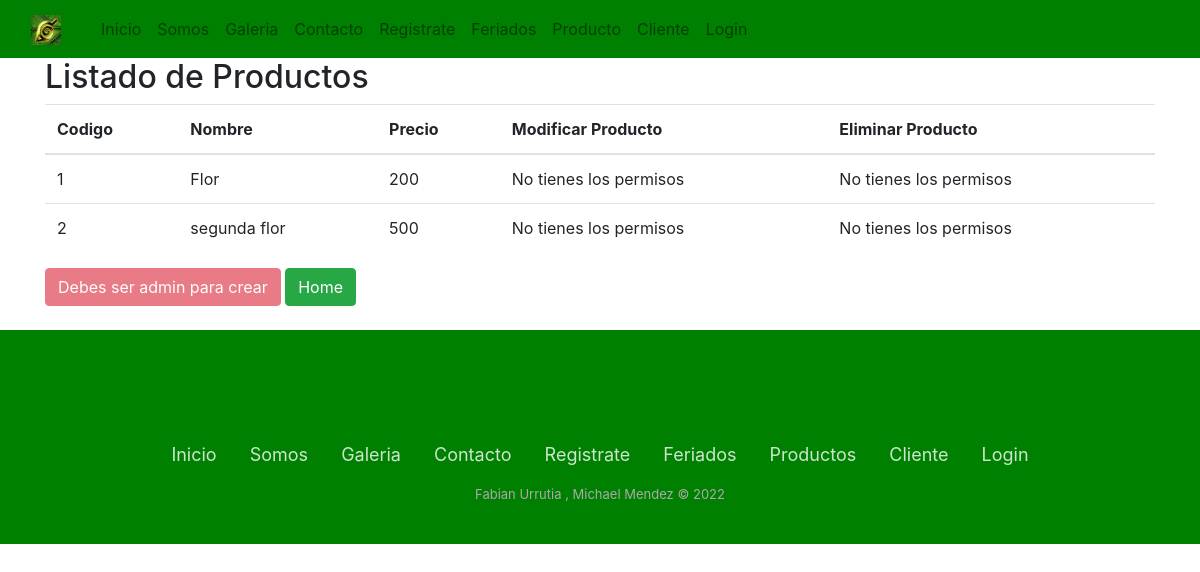
Page /mostrarProducto on the earlier database version.
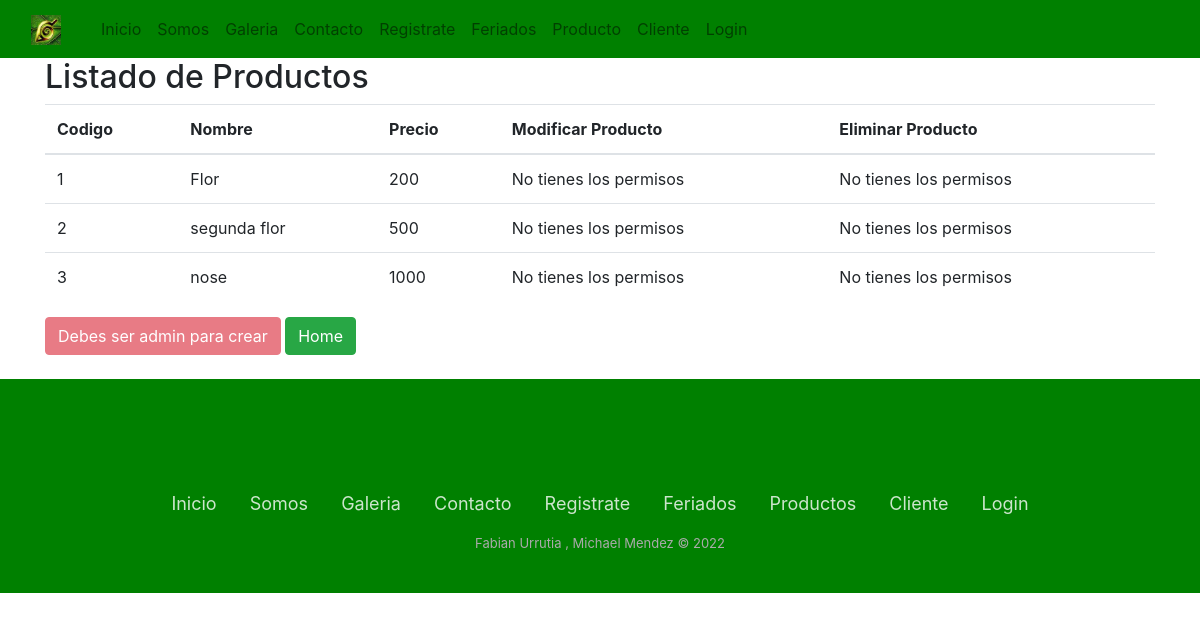
Same page on the later database version.
### store/models.py (models this page shows, shortened)
class Producto(models.Model):
    idProducto = models.CharField(max_length=6, primary_key=True, verbose_name='Id')
    nombre= models.CharField(max_length=20, verbose_name='Nombre')
    precio=models.CharField(max_length=20, verbose_name='Precio')
    descripcion=models.CharField(max_length=100,verbose_name='Descripcion',null=True)
    imagen=models.ImageField(upload_to='static/img/',verbose_name='Imagen')
    stock=models.CharField(max_length=4, verbose_name='Stock', null=True)

### store/views.py (the view)
def mostrarProducto(request):
    producto = Producto.objects.all()
    datos = {
        'producto' : producto
    }
    return render(request, 'mostrarProducto.html', datos)

### store/templates/mostrarProducto.html (shortened to what the changed rows need)
<!DOCTYPE html>
<html lang="en">
<head>
    {% load static %}
    <link rel="stylesheet" href="{% static 'css/style.css' %}">
    <link rel="stylesheet" href="https://cdn.jsdelivr.net/npm/bootstrap@4.6.1/dist/css/bootstrap.min.css">
</head>
<body>
    <div class="container">
        <h2>Listado de Productos</h2>
        <table class="table">
            <thead>
                <tr>
                    <th>Codigo</th>
                    <th>Nombre</th>
                    <th>Precio</th>
                    <th>Modificar Producto</th>
                    <th>Eliminar Producto</th>
                </tr>
            </thead>
            <tbody>
                {% for ve in producto %}
                <tr>
                    <td> {{ ve.idProducto }}</td>
                    <td> {{ ve.nombre }}</td>
                    <td> {{ ve.precio }}</td>
                    {% if user.is_authenticated and user.is_staff %}
                    <td> <a href="{% url 'form_mod_producto' ve.idProducto %}" class="btn btn-primary"> Modificar</a></td>
                    <td> <a href="{% url 'form_del_producto' ve.idProducto %}" class="btn btn-danger"> Eliminar</a></td>
                    {% else %}
                    <td> <a > No tienes los permisos</a></td>
                    <td> <a > No tienes los permisos</a></td>
                    {% endif %}
                </tr>
                {% endfor %}
            </tbody>
        </table>
    </div>
</body>
</html>

Differences in the rows shown:
added Producto: idProducto "3", nombre "nose", precio "1000"
